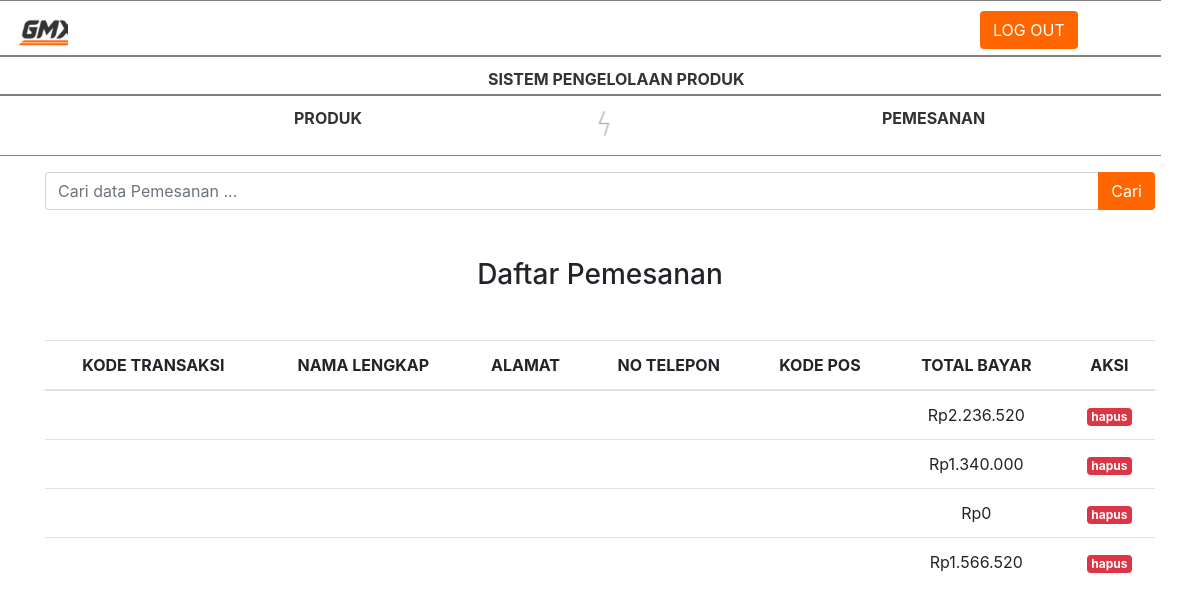
/index.php/admin/datapemesanan, run on an earlier commit of the app's database.
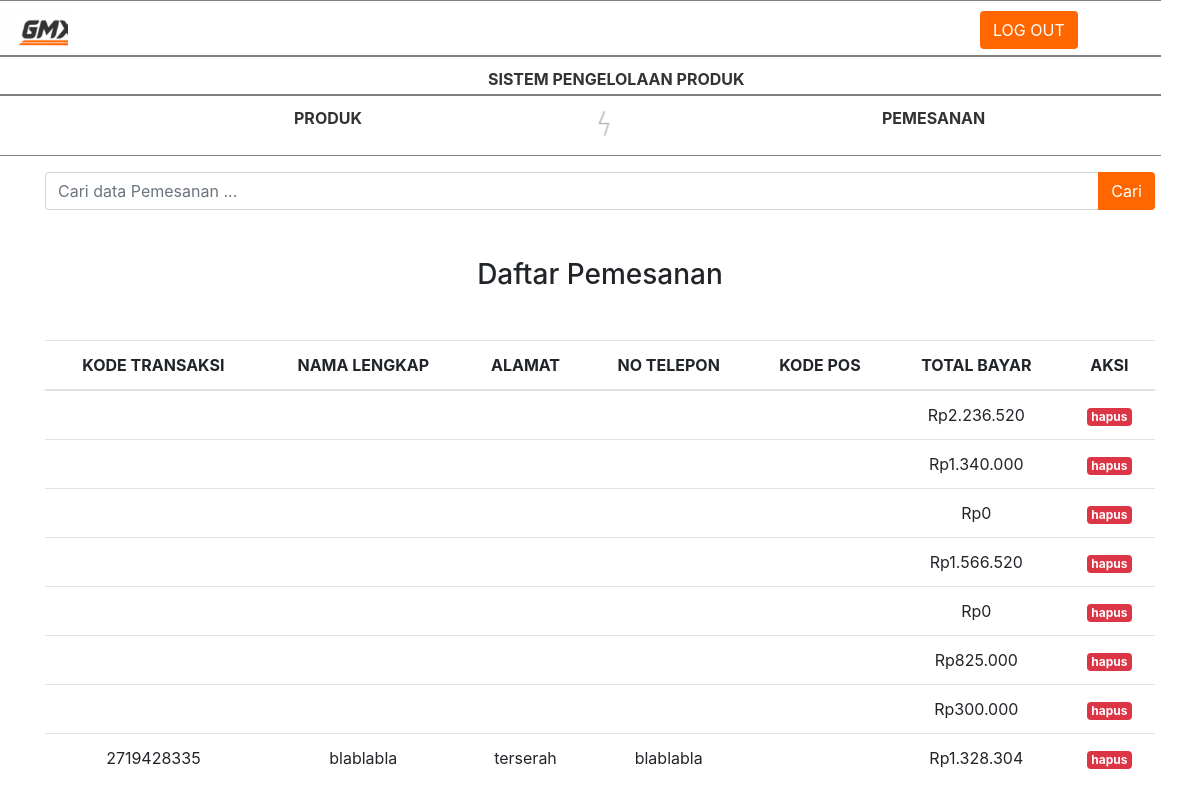
And on a later commit of the database.
### tables this page shows
CREATE TABLE `pemesanan` (
  `nopemesanan` int(11) NOT NULL,
  `namasementara` varchar(10) NOT NULL,
  `totalbayar` int(11) DEFAULT NULL,
  `kodetransaksi` varchar(10) DEFAULT NULL,
  `kurirpengiriman` varchar(10) DEFAULT NULL,
  `metodepembayaran` varchar(10) DEFAULT NULL,
  `namalengkap` varchar(100) DEFAULT NULL,
  `alamattujuan` varchar(200) DEFAULT NULL,
  `nomortelepon` varchar(20) DEFAULT NULL,
  `email` varchar(100) DEFAULT NULL,
  `provinsi` varchar(6) DEFAULT NULL,
  `kota` varchar(7) DEFAULT NULL,
  `kecamatan` varchar(8) DEFAULT NULL,
  `kodepos` int(5) DEFAULT NULL,
  `catatan` varchar(500) DEFAULT NULL
);

### application/controllers/admin.php (called while the page is built, shortened)
<?php
class admin extends CI_Controller {
	public function __construct()
	{
		$this->load->model('Madmin');
		$this->load->library('form_validation');
        $this->load->helper('url');
		$this->load->helper('string');
		$this->load->database();
	}
	public function datapemesanan()
	{
		$data['pemesanan'] = $this->Madmin->daftarpemesanan();
		$this->load->view('template/adminheader');
		$this->load->view('admin/datapemesanan',$data);
	}
}

### index.php (called while the page is built, shortened)
<?php
require_once BASEPATH.'core/CodeIgniter.php';

### application/models/Madmin.php (called while the page is built, shortened)
<?php
class Madmin extends CI_Model
{
	public function daftarpemesanan()
	{
		$this->db->select('*');
		$this->db->from('pemesanan');
		$query = $this->db->get();
		return $query->result_array();
	}
}

### application/views/admin/datapemesanan.php (the view, shortened to what this page needs)
<div class="container">
    <div class="row mt-3">
        <div class="col md-6">
            <form action="" method="post">
                <div class="input-group">
                    <input type="text" class="form-control" placeholder="Cari data Pemesanan ... " name="keyword">
                    <div class="input-group-append">
                        <button class="btn" style="background:#FF6600;color: white" type="submit">Cari</button>
                    </div>
                </div>
            </form>
        </div>
    </div>
    <div class="row mt-5">
        <div class="col">
            <h3 class="text-center">Daftar Pemesanan</h3>
            <table class="table mt-5">
                <thead>
                    <tr>
                        <th class="text-center" scope="col">KODE TRANSAKSI</th>
                        <th class="text-center" scope="col">NAMA LENGKAP</th>
                        <th class="text-center" scope="col">ALAMAT</th>
                        <th class="text-center" scope="col">NO TELEPON</th>
                        <th class="text-center" scope="col">KODE POS</th>
                        <th class="text-center" scope="col">TOTAL BAYAR</th>
                        <th class="text-center" scope="col">AKSI</th>
                    </tr>
                </thead>
                <tbody class="text-center">
                        <?php if(is_array($pemesanan)){ foreach ($pemesanan as $p) { ?>
                        <tr>
                            <td class="text-center"><?= $p['kodetransaksi']; ?></td>
                            <td class="text-center"><?= $p['namalengkap']; ?></td>
                            <td class="text-center"><?= $p['alamattujuan']; ?></td>
                            <td class="text-center"><?= $p['nomortelepon']; ?></td>
                            <td class="text-center"><?= $p['kodepos']; ?></td>
                            <td class="text-center">Rp<?= number_format($p['totalbayar'],0,",","."); ?></td>
                            <td class="text-center">
                                <a href="<?= base_url(); ?>admin/hapusPesanan/<?= $p['nopemesanan'] ?>" class="badge badge-danger float-center" onclick="return confirm('Apakah anda yakin menghapus data ini?');" ?>hapus</a>
                            </td>
                        </tr></tr><?php }} ?>
                </tbody>
            </table>
        </div>
    </div>
</div>

### application/views/template/adminheader.php (shortened to what this page needs)
<!DOCTYPE html>
<html>
<head>
	<link rel="stylesheet" href="<?php echo base_url('assets/css/bootstrap.css') ?>">
	<link rel="stylesheet" href="<?php echo base_url('assets/@fortawesome/fontawesome-free/css/fontawesome.css') ?>">
	<link rel="stylesheet" href="<?php echo base_url('assets/@fortawesome/fontawesome-free/css/fontawesome.min.css') ?>">
	<link rel="stylesheet" href="<?php echo base_url('assets/css/bootstrap.min.css') ?>">
</head>
<body>
	<div class="row headers">
		<div class="carousel slide col-1"	data-ride="carousel" data-interval="2000">
			<div class="carousel-inner">
				<div class="carousel-item" style="height: 50%, width:50%">
					<a href="<?php echo base_url('testing2/rumah');?>"><img class="img-crs" src="<?php echo base_url('assets/contoh home/pic/icon2.png')?>" ></a>
				</div>
			</div>
		</div>
		<div class="header-icons col-2 offset-9">
                <a href="<?php echo base_url('admin');?>" class="btn" style="background:#FF6600;color: white">LOG OUT</a>
        </div>
	</div>
	<div class="row headers">
		<div class="col-4 offset-6 a1 hurufproduk" style="left: -100px"><b>SISTEM PENGELOLAAN PRODUK</b></div>
	</div>
	<div class="row headers">
		<div class="col-1 offset-3"><a class="hurufproduk linkss " href="<?php echo base_url('admin/dataproduk');?>"><b>PRODUK</b></a></div>
		<div class="col-1 offset-2"><img src="<?php echo base_url('assets/contoh home/pic/mid.png')?>" style="height: 80%"></div>
		<div class="col-1 offset-2"><a class="hurufproduk linkss" href="<?php echo base_url('admin/datapemesanan');?>"><b>PEMESANAN</b></a></div>
	</div>

### application/views/template/adminheader.php (style rules this page uses)
.img-crs { width: 95px; height: 41px }
.headers { position:relative; border-style: solid; border-width: 0.1px 0px 0.1px 0px; border-color: grey; padding: 10px 0px 3px 0px; width: 98%; }
.hurufproduk { color : #333333; }

What changed in the data, as far as the page shows it:
added pemesanan: totalbayar "0"
added pemesanan: totalbayar "825.000"
added pemesanan: totalbayar "300.000"
added pemesanan: kodetransaksi "2719428335", namalengkap "blablabla", alamattujuan "terserah", nomortelepon "blablabla", totalbayar "1.328.304"
